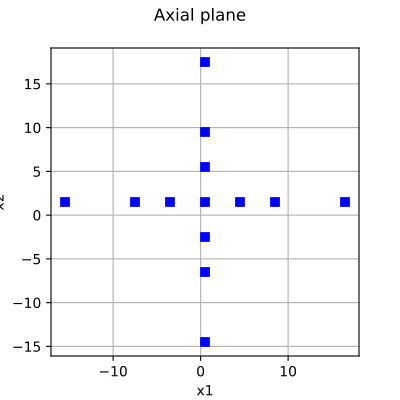

Source code (Python):
import openturns as ot
from matplotlib import pyplot as plt
from openturns.viewer import View

# Generate sample with the given plane
center = [0.5, 1.5]
levels = [4, 8, 16]

myPlane = ot.Axial(center, levels)
sample = myPlane.generate()

# Create the graph
graph = ot.Graph(sample.getName(), "x1", "x2", True, "")
cloud = ot.Cloud(sample, "blue", "fsquare", "")
graph.add(cloud)

# Draw the graph
fig = plt.figure(figsize=(4, 4))
axis = fig.add_subplot(111)
View(graph, figure=fig, axes=[axis], add_legend=False, square_axes=True)
axis.set_xlim(auto=True)
